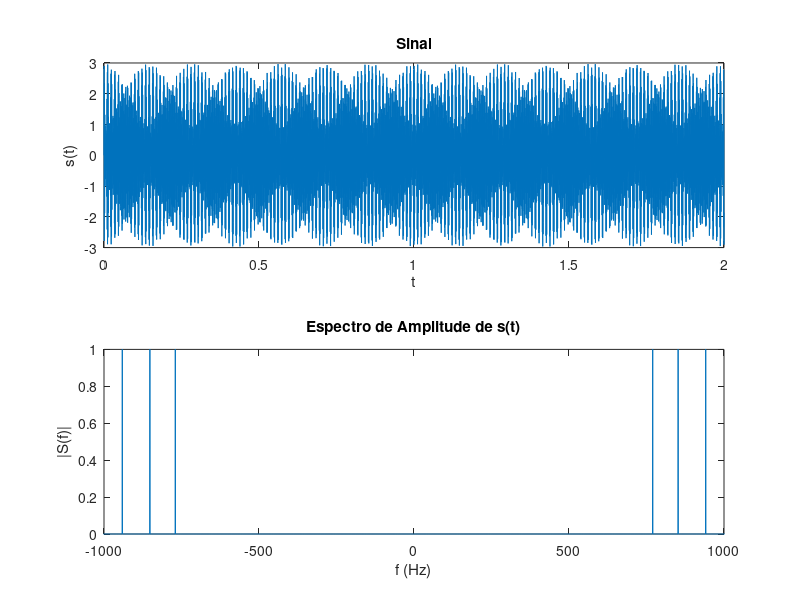
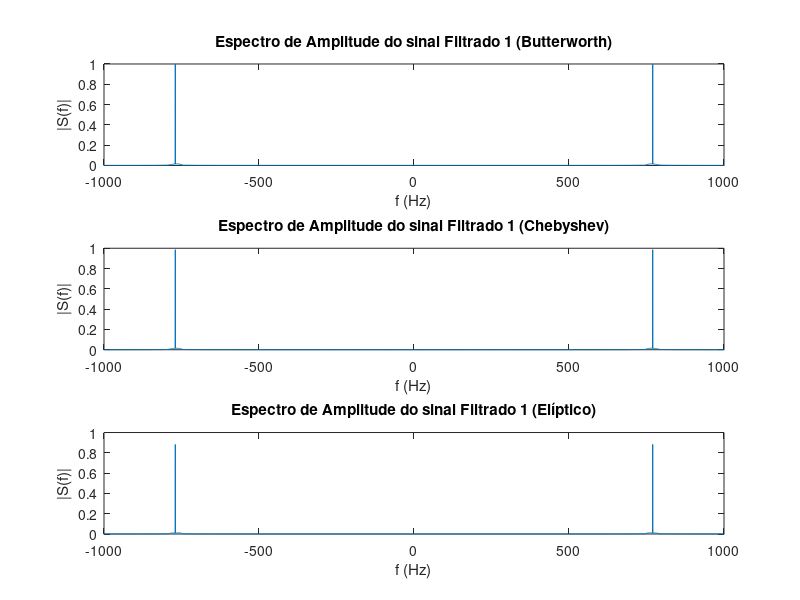
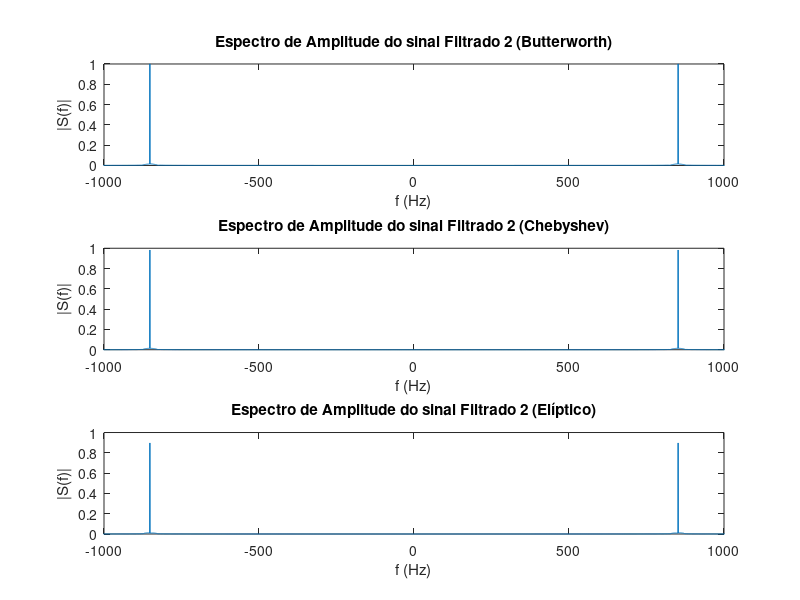
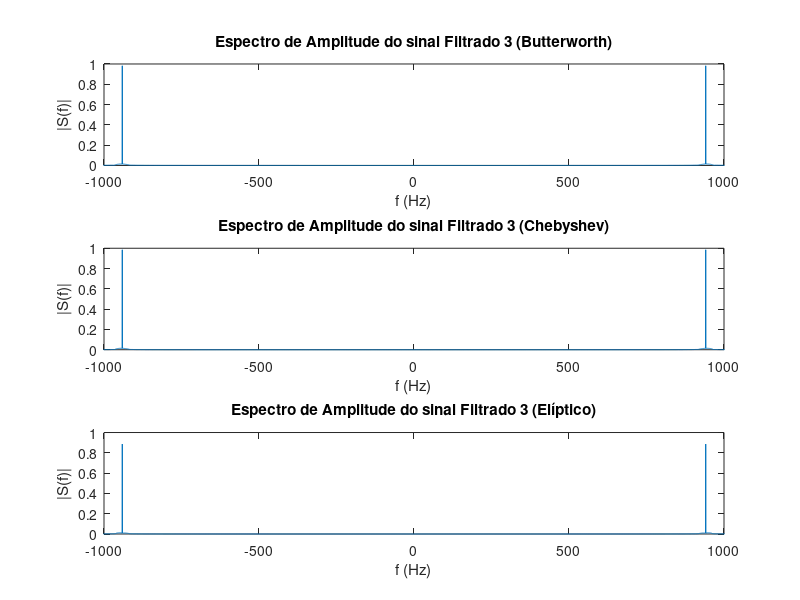

These figures' MATLAB source, in order:
close all;


%% Sinal
freq1 = 770;
freq2 = 852;
freq3 = 941;

tmin = 0;
tmax = 2;
Fs=8000;
Ts=1/Fs;
L=(tmax-tmin)/Ts;
t=0:Ts:tmax-Ts;
s = sin(2*pi*freq1*t) + sin(2*pi*freq2*t) + sin(2*pi*freq3*t);
S = fft(s);
S = abs(2*S/L);
S = fftshift(S);
freq = Fs*(-(L/2):(L/2)-1)/L;

%% Filtros IIR importados do filterDesigner 
load('filtiir.mat')

% figure,freqz(Num1b,Den1b);
% figure,freqz(Num2b,Den2b);
% figure,freqz(Num3b,Den3b);
% 
% figure,freqz(Num1c,Den1c);
% figure,freqz(Num2c,Den2c);
% figure,freqz(Num3c,Den3c);
% 
% figure,freqz(Num1e,Den1e);
% figure,freqz(Num2e,Den2e);
% figure,freqz(Num3e,Den3e);

s_f_1b = filter(Num1b,Den1b,s);
S_F_1b = fft(s_f_1b);
S_F_1b = abs(2*S_F_1b/L);
S_F_1b =fftshift(S_F_1b);   

s_f_1c = filter(Num1c,Den1c,s);
S_F_1c = fft(s_f_1c);
S_F_1c = abs(2*S_F_1c/L);
S_F_1c =fftshift(S_F_1c);   

s_f_1e = filter(Num1e,Den1e,s);
S_F_1e = fft(s_f_1e);
S_F_1e = abs(2*S_F_1e/L);
S_F_1e =fftshift(S_F_1e);  


s_f_2b = filter(Num2b,Den2b,s);
S_F_2b = fft(s_f_2b);
S_F_2b = abs(2*S_F_2b/L);
S_F_2b =fftshift(S_F_2b);  

s_f_2c = filter(Num2c,Den2c,s);
S_F_2c = fft(s_f_2c);
S_F_2c = abs(2*S_F_2c/L);
S_F_2c =fftshift(S_F_2c);   

s_f_2e = filter(Num2e,Den2e,s);
S_F_2e = fft(s_f_2e);
S_F_2e = abs(2*S_F_2e/L);
S_F_2e =fftshift(S_F_2e);  


s_f_3b = filter(Num3b,Den3b,s);
S_F_3b = fft(s_f_3b);
S_F_3b = abs(2*S_F_3b/L);
S_F_3b =fftshift(S_F_3b);  

s_f_3c = filter(Num3c,Den3c,s);
S_F_3c = fft(s_f_3c);
S_F_3c = abs(2*S_F_3c/L);
S_F_3c =fftshift(S_F_3c);   

s_f_3e = filter(Num3e,Den3e,s);
S_F_3e = fft(s_f_3e);
S_F_3e = abs(2*S_F_3e/L);
S_F_3e =fftshift(S_F_3e);  


%% Gráficos
figure;
freq = Fs*(-(L/2):(L/2)-1)/L;
subplot(2,1,1),plot(t,s);
title('Sinal')
xlabel('t')
ylabel('s(t)')
subplot(2,1,2),plot(freq,S)
axis([-1000 1000 0 1])
title('Espectro de Amplitude de s(t)')
xlabel('f (Hz)')
ylabel('|S(f)|')

% Filtro 1

figure;
subplot(3,1,1),plot(freq,S_F_1b)
title('Espectro de Amplitude do sinal Filtrado 1 (Butterworth)')
axis([-1000 1000 0 1])
xlabel('f (Hz)')
ylabel('|S(f)|')

subplot(3,1,2),plot(freq,S_F_1c)
title('Espectro de Amplitude do sinal Filtrado 1 (Chebyshev)')
axis([-1000 1000 0 1])
xlabel('f (Hz)')
ylabel('|S(f)|')

subplot(3,1,3),plot(freq,S_F_1e)
title('Espectro de Amplitude do sinal Filtrado 1 (Elíptico)')
axis([-1000 1000 0 1])
% set_xticks(-1000:50:1000)
xlabel('f (Hz)')
ylabel('|S(f)|')

% Filtro 2

figure;
subplot(3,1,1),plot(freq,S_F_2b)
title('Espectro de Amplitude do sinal Filtrado 2 (Butterworth)')
axis([-1000 1000 0 1])
xlabel('f (Hz)')
ylabel('|S(f)|')

subplot(3,1,2),plot(freq,S_F_2c)
title('Espectro de Amplitude do sinal Filtrado 2 (Chebyshev)')
axis([-1000 1000 0 1])
xlabel('f (Hz)')
ylabel('|S(f)|')

subplot(3,1,3),plot(freq,S_F_2e)
title('Espectro de Amplitude do sinal Filtrado 2 (Elíptico)')
axis([-1000 1000 0 1])
% set_xticks(-1000:50:1000)
xlabel('f (Hz)')
ylabel('|S(f)|')

% Filtro 3

figure;
subplot(3,1,1),plot(freq,S_F_3b)
title('Espectro de Amplitude do sinal Filtrado 3 (Butterworth)')
axis([-1000 1000 0 1])
xlabel('f (Hz)')
ylabel('|S(f)|')

subplot(3,1,2),plot(freq,S_F_3c)
title('Espectro de Amplitude do sinal Filtrado 3 (Chebyshev)')
axis([-1000 1000 0 1])
xlabel('f (Hz)')
ylabel('|S(f)|')

subplot(3,1,3),plot(freq,S_F_3e)
title('Espectro de Amplitude do sinal Filtrado 3 (Elíptico)')
axis([-1000 1000 0 1])
% set_xticks(-1000:50:1000)
xlabel('f (Hz)')
ylabel('|S(f)|')